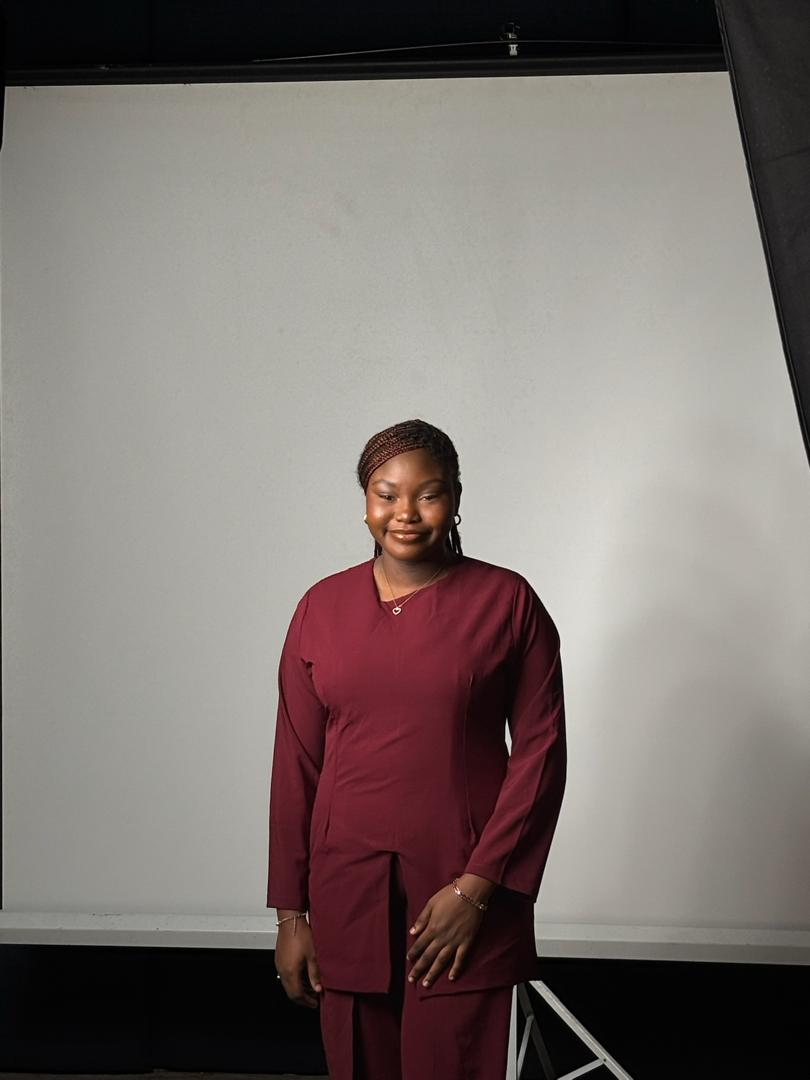
#> input picture Week_4/images/bimpe.jpg, 810 x 1080 px
$ jupyter execute Practice_3.ipynb
#> lines starting #> are read from the running program, lines starting #| are printed output that depends on the picture
[cell 1]
# Robert Edge Detection

import cv2
import numpy as np

# Load the image
image = cv2.imread('images/bimpe.jpg', cv2.IMREAD_GRAYSCALE)
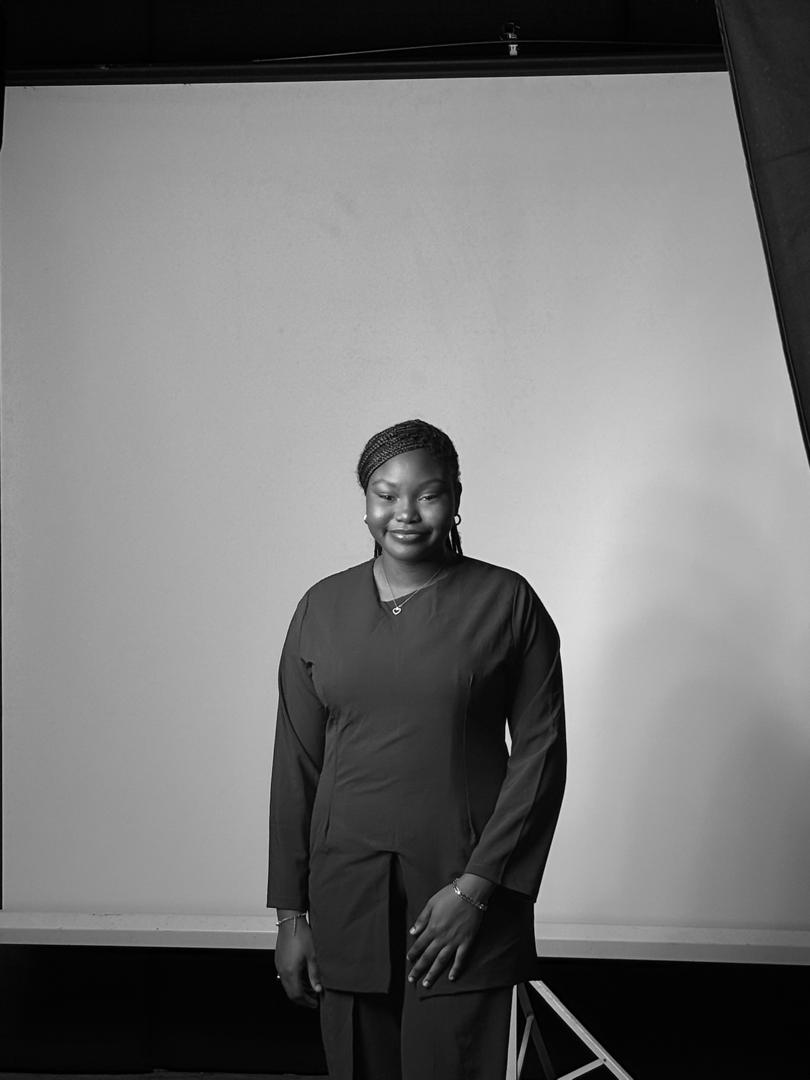
#> image: shape (1080, 810); min 0, max 255, mean 117.6

# Perform Guasian Blur
image = cv2.GaussianBlur(image, (5, 5), 0)

# Define Robert kernels
kernel_x = np.array([[1, 0],
                      [0, -1]])

kernel_y = np.array([[0, 1],
                      [-1, 0]])

# Apply Robert edge detection
robert_x = cv2.filter2D(image, -1, kernel_x)
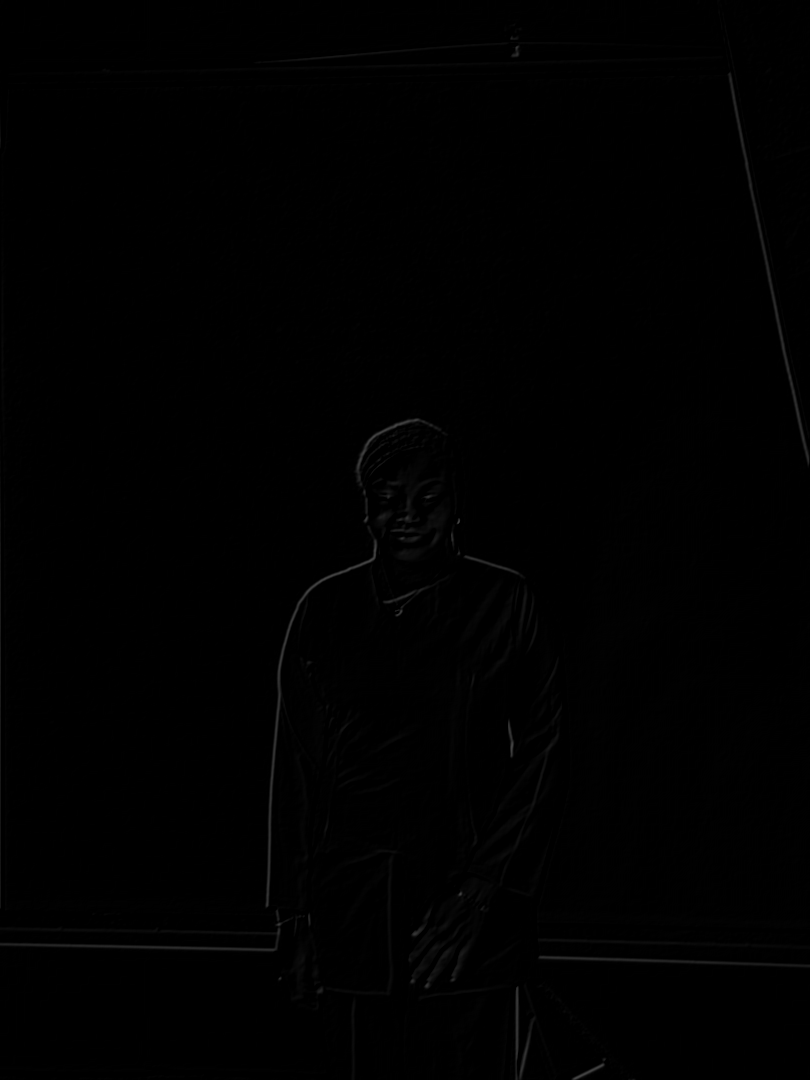
#> robert_x: shape (1080, 810); min 0, max 70, mean 0.7
robert_y = cv2.filter2D(image, -1, kernel_y)

# Combine the gradient images
robert_combined = np.sqrt(np.square(robert_x) + np.square(robert_y))
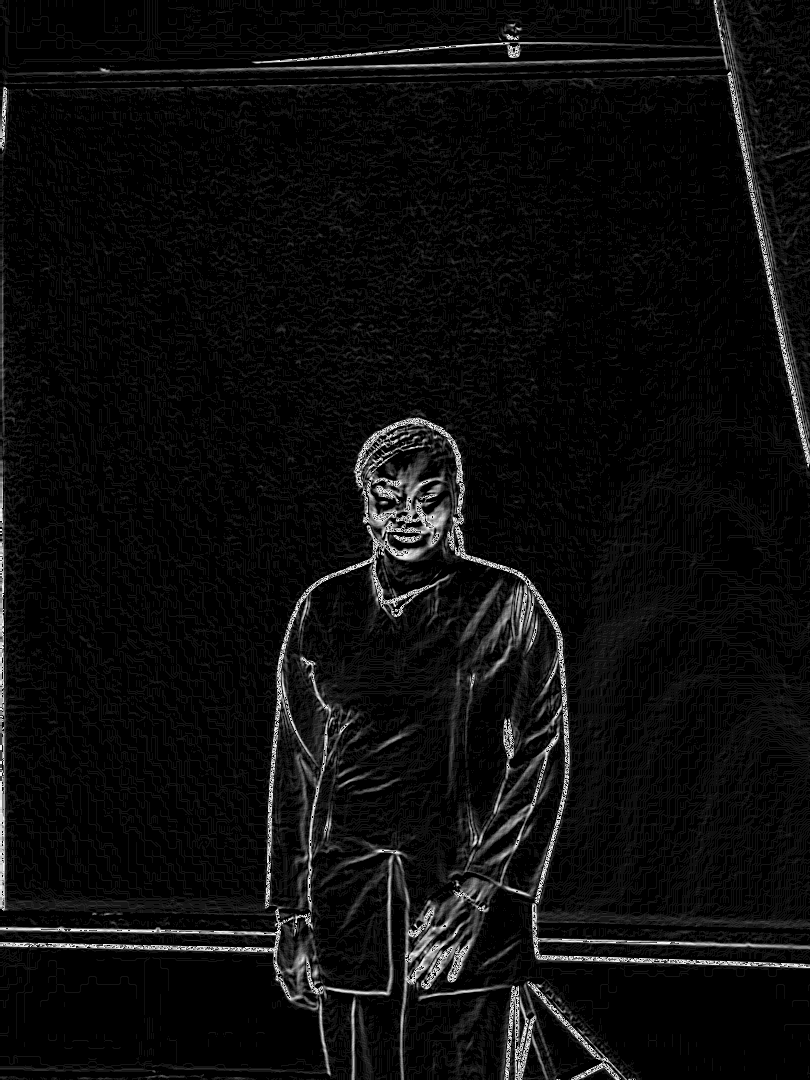
#> robert_combined: shape (1080, 810) float16; min 0, max 15.91, mean 0.832; drawn with min black and max white

# Display the original image and the Robert edges
cv2.imshow('Original', image)
cv2.imshow('Robert Edges', np.uint8(robert_combined))

# Wait for a key press and close all windows
cv2.waitKey(0)
cv2.destroyAllWindows()
